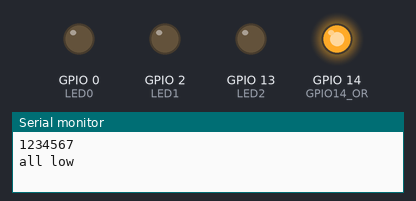
A sketch run on a simulated ESP8266 (NodeMCU). On the bench: output pins drawn as LEDs (lit = HIGH), the last lines printed to the serial monitor.

Above: at 0.1 s.
At 0.7 s:
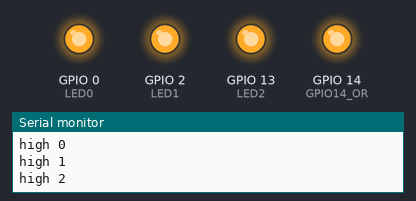
At 1.3 s:
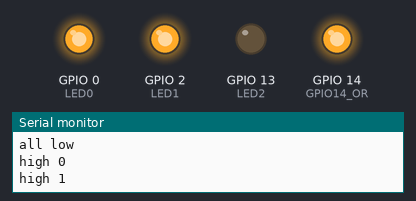
At 2.7 s:
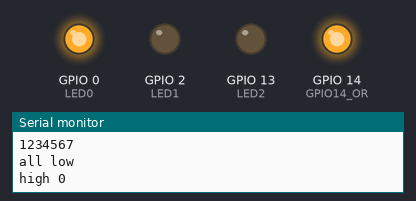
Timing chart, 0 to 3.0 s (numbered marks = the images above):
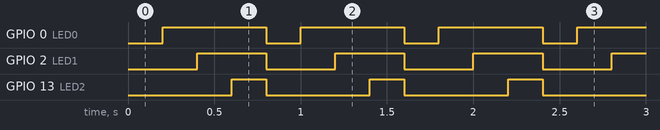

Measured:
- by itself, GPIO 0 (LED0): alternates HIGH for 0.60 s and LOW for 0.20 s
- by itself, GPIO 2 (LED1): alternates HIGH for 0.40 s and LOW for 0.40 s
- by itself, GPIO 13 (LED2): alternates HIGH for 0.20 s and LOW for 0.60 s

The sketch:

Blink2LED02.ino
```cpp
#define LED0 0
#define LED1 2
#define LED2 13
#define GPIO14_OR 14


void setup() {
  pinMode(LED0, OUTPUT);
  pinMode(LED1, OUTPUT);
  pinMode(LED2, OUTPUT);
  pinMode(GPIO14_OR, OUTPUT);
  digitalWrite(GPIO14_OR, HIGH);     // always on
  Serial.begin(115200);
}

// the loop function runs over and over again forever
void loop() {
  Serial.println(ESP.getChipId());
  Serial.println("all low");
  digitalWrite(LED0, LOW);
  digitalWrite(LED1, LOW);
  digitalWrite(LED2, LOW);
  delay(200); // wartet fuer 200 Millisekunden
  Serial.println("high 0");
  digitalWrite(LED0, HIGH);
  digitalWrite(LED1, LOW);
  digitalWrite(LED2, LOW);
  delay(200);
  Serial.println("high 1");
  digitalWrite(LED0, HIGH);
  digitalWrite(LED1, HIGH);
  digitalWrite(LED2, LOW);
  delay(200);
  Serial.println("high 2");
  digitalWrite(LED0, HIGH);
  digitalWrite(LED1, HIGH);
  digitalWrite(LED2, HIGH);
  delay(200);

}
```
